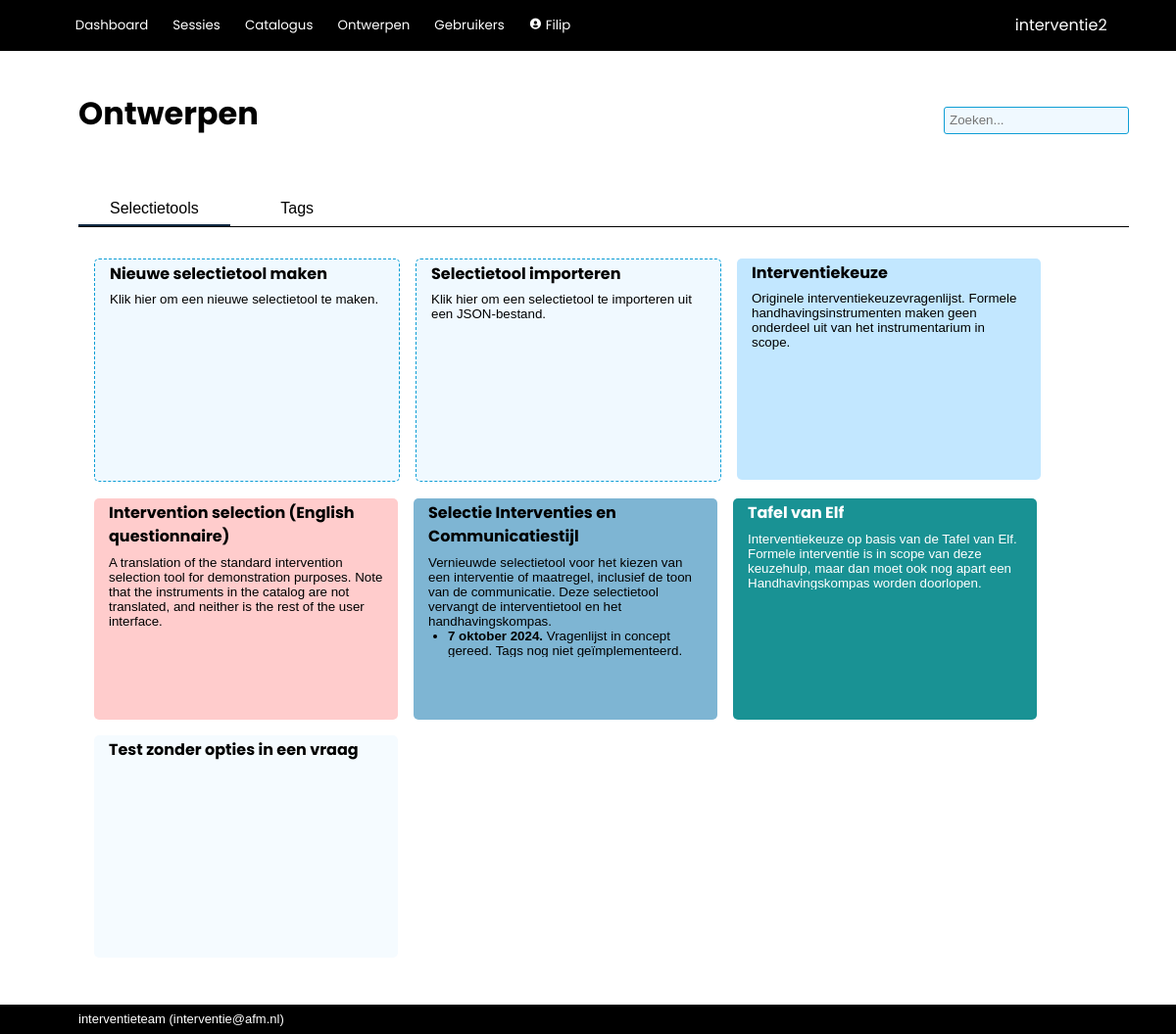
/tools/ (signed in), run on an earlier commit of the app's database.
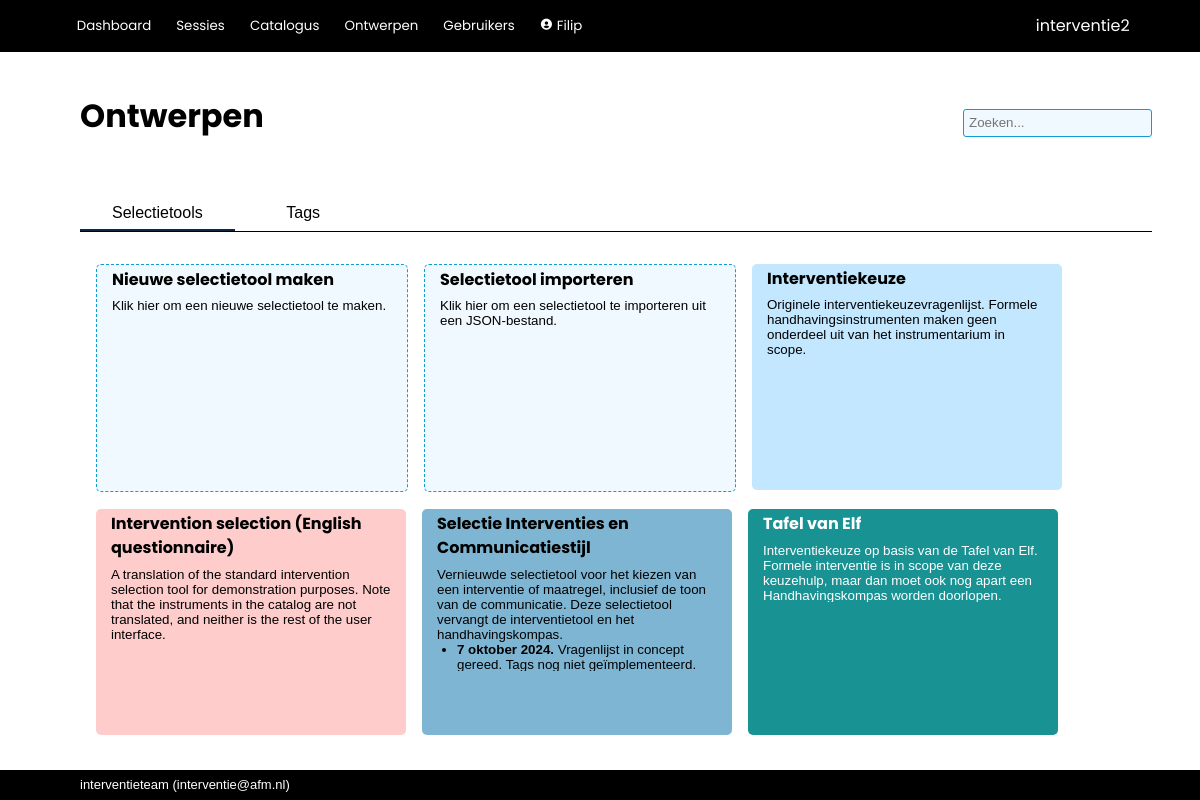
And on a later commit of the database.
### interventie2/models.py (models this page shows, shortened)
class QuestionSet(db.Model):
    __tablename__ = 'question_sets'
    id            = db.Column(db.Integer, primary_key=True)
    name          = db.Column(db.String(500), nullable=False)
    description   = db.Column(db.String(2000), nullable=False, default="")
    owner_id      = db.Column(db.Integer, db.ForeignKey('users.id'), nullable=False) #references users.id
    date_created  = db.Column(db.DateTime(timezone=True), server_default=func.now())
    date_modified = db.Column(db.DateTime(timezone=True), server_default=func.now())
    default_process_id = db.Column(db.Integer, db.ForeignKey('processes.id'), nullable=False, default=1)
    default_instruments_visible = db.Column(db.Boolean, nullable=False, default=True)
    default_tags_visible = db.Column(db.Boolean, nullable=False, default=False)
    default_allow_weights = db.Column(db.Boolean, nullable=False, default=False)
    color         = db.Column(db.String(7))
    text_color    = db.Column(db.String(7))
    forbidden_tags = relationship('Tag', secondary='question_set_forbidden_tags')
    mandatory_tags = relationship('Tag', secondary='question_set_mandatory_tags')
    owner = relationship('User')
    default_process = relationship('Process')
    questions = relationship('Question', cascade='all, delete-orphan')
    worksessions = relationship('Worksession', back_populates='question_set', cascade='all, delete-orphan')

### interventie2/tools/routes.py (the view)
@tools.route('/', methods=['GET', 'POST'])
@login_required
def index():
    if not current_user.role.edit_questionnaire:
        return render_template('error/index.html', title='Onvoldoende rechten', message='Onvoldoende rechten om een tool te ontwerpen.')
    question_sets = QuestionSet.query.order_by()
    form = TagForm()
    tags = Tag.query.order_by(Tag.name)
    if form.validate_on_submit():
        tag = Tag(name = form.name.data)
        db.session.add(tag)
        db.session.commit()
        return redirect(url_for('tools.tags'))
    elif request.method == 'GET':
        pass
    return render_template('tools/index.html', question_sets=question_sets, edit_catalog_allowed=current_user.role.edit_catalog, tags=tags, form=form)

### interventie2/forms.py
class TagForm(FlaskForm):
    name               = StringField('Naam', validators=[DataRequired(), Length(min=2, max=100)], render_kw={'size': 40})
    submit             = SubmitField('Tag opslaan')

### interventie2/models.py (called while the page is built)
@login_manager.user_loader
def load_user(user_id):
    return User.query.get(user_id)

    def unread_messages(self):
        return sum(1 for message in self.messages if (message.unread) and (message.deliver_after.date() <= date.today()))

    def unread_message_alert(self):
        return self.unread_messages() > 0

### interventie2/tools/templates/tools/index.html (shortened to what this page needs)
{% extends 'base.html' %}
{% block page_title %}
    Ontwerpen
{% endblock %}
{% block tabs %}
    <div class="tab_bar">
        <button class="tablinks" onclick="switch_tab(event, 'st_all')" id="defaultOpen">Selectietools</button>
        <button class="tablinks" onclick="switch_tab(event, 'st_tags')" id="defaultOpen">Tags</button>
    </div>
{% endblock %}
{% block body %}
    <div id="st_all" class="tabcontent">
        <div class="card_area">
            <a href="{{ url_for('tools.edit_question_set') }}">
                <div class="card new">
                    <div class="card_title">
                        Nieuwe selectietool maken
                    </div>
                    <div class="card_description">
                        Klik hier om een nieuwe selectietool te maken.
                    </div>
                </div>
            </a>
            <a href="{{ url_for('tools.import_question_set') }}">
                <div class="card new">
                    <div class="card_title">
                        Selectietool importeren
                    </div>
                    <div class="card_description">
                        Klik hier om een selectietool te importeren uit een JSON-bestand.
                    </div>
                </div>
            </a>
            {% for question_set in question_sets | sort(attribute="name") %}
                <a href="{{url_for('tools.view_question_set', question_set_id=question_set.id)}}">
                    <div class="card" style="background-color:{{ question_set.color }}; color:{{ question_set.text_color }}">
                        <div class="card_title">
                            {{ question_set.name }}
                        </div>
                        <div class="card_description">
                            {{ question_set.description | escape | markdown }}
                        </div>
                    </div>
                </a>
            {% endfor %}
        </div>
    </div>
{% endblock %}

What changed in the data, as far as the page shows it:
removed QuestionSet: name "Test zonder opties in een vraag"
